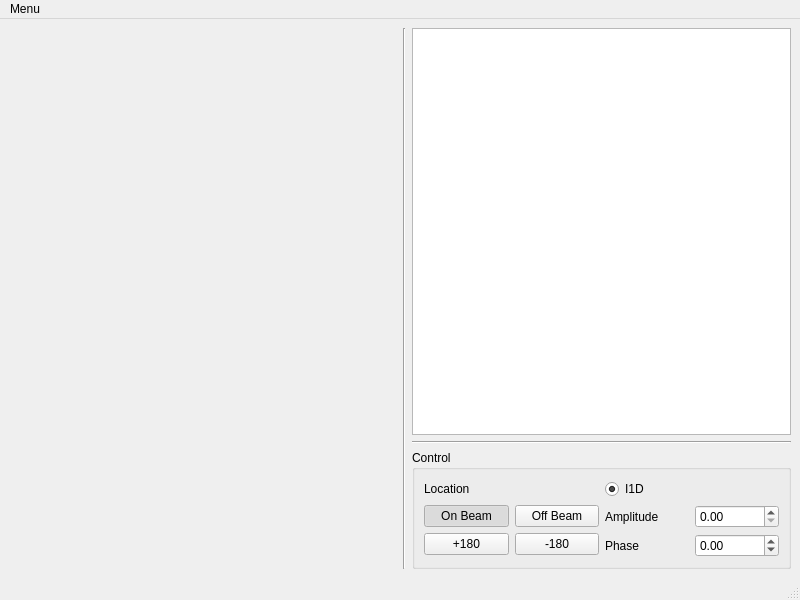
<?xml version="1.0" encoding="UTF-8"?>
<ui version="4.0">
 <class>MainWindow</class>
 <widget class="QMainWindow" name="MainWindow">
  <property name="geometry">
   <rect>
    <x>0</x>
    <y>0</y>
    <width>800</width>
    <height>600</height>
   </rect>
  </property>
  <property name="windowTitle">
   <string>MainWindow</string>
  </property>
  <widget class="QWidget" name="centralwidget">
   <layout class="QGridLayout" name="gridLayout_6">
    <item row="0" column="0">
     <widget class="GraphicsLayoutWidget" name="screen_display_widget" native="true">
      <property name="sizePolicy">
       <sizepolicy hsizetype="Expanding" vsizetype="Expanding">
        <horstretch>0</horstretch>
        <verstretch>0</verstretch>
       </sizepolicy>
      </property>
     </widget>
    </item>
    <item row="0" column="1" rowspan="2">
     <layout class="QHBoxLayout" name="horizontalLayout_5">
      <item>
       <widget class="Line" name="line">
        <property name="orientation">
         <enum>Qt::Vertical</enum>
        </property>
       </widget>
      </item>
      <item>
       <layout class="QVBoxLayout" name="verticalLayout_2">
        <item>
         <widget class="QTextBrowser" name="log_output_widget"/>
        </item>
        <item>
         <widget class="Line" name="line_2">
          <property name="orientation">
           <enum>Qt::Horizontal</enum>
          </property>
         </widget>
        </item>
        <item>
         <widget class="QGroupBox" name="groupBox">
          <property name="title">
           <string>Control</string>
          </property>
          <layout class="QGridLayout" name="gridLayout_3">
           <item row="0" column="0">
            <layout class="QHBoxLayout" name="location_layout">
             <item>
              <widget class="QLabel" name="location_label">
               <property name="text">
                <string>Location</string>
               </property>
              </widget>
             </item>
             <item>
              <layout class="QHBoxLayout" name="horizontalLayout_4">
               <item>
                <widget class="QRadioButton" name="i1d_radio_button">
                 <property name="text">
                  <string>I1D</string>
                 </property>
                 <property name="checked">
                  <bool>true</bool>
                 </property>
                </widget>
               </item>
              </layout>
             </item>
            </layout>
           </item>
           <item row="1" column="0">
            <layout class="QGridLayout" name="gridLayout_2">
             <item row="0" column="0">
              <layout class="QVBoxLayout" name="verticalLayout">
               <item>
                <layout class="QHBoxLayout" name="horizontalLayout">
                 <item>
                  <widget class="QPushButton" name="on_beam_push_button">
                   <property name="text">
                    <string>On Beam</string>
                   </property>
                   <property name="checkable">
                    <bool>true</bool>
                   </property>
                   <property name="checked">
                    <bool>true</bool>
                   </property>
                   <property name="autoExclusive">
                    <bool>true</bool>
                   </property>
                   <attribute name="buttonGroup">
                    <string notr="true">buttonGroup</string>
                   </attribute>
                  </widget>
                 </item>
                 <item>
                  <widget class="QPushButton" name="off_beam_push_button">
                   <property name="text">
                    <string>Off Beam</string>
                   </property>
                   <property name="checkable">
                    <bool>true</bool>
                   </property>
                   <property name="autoExclusive">
                    <bool>true</bool>
                   </property>
                   <attribute name="buttonGroup">
                    <string notr="true">buttonGroup</string>
                   </attribute>
                  </widget>
                 </item>
                </layout>
               </item>
               <item>
                <layout class="QHBoxLayout" name="horizontalLayout_2">
                 <item>
                  <widget class="QPushButton" name="plus_180_phase">
                   <property name="text">
                    <string>+180</string>
                   </property>
                  </widget>
                 </item>
                 <item>
                  <widget class="QPushButton" name="minus_180_phase">
                   <property name="text">
                    <string>-180</string>
                   </property>
                  </widget>
                 </item>
                </layout>
               </item>
              </layout>
             </item>
             <item row="0" column="1">
              <layout class="QVBoxLayout" name="phase_amp_layout">
               <item>
                <layout class="QHBoxLayout" name="amplitude_layout">
                 <item>
                  <widget class="QLabel" name="phase_spin_box">
                   <property name="text">
                    <string>Amplitude</string>
                   </property>
                  </widget>
                 </item>
                 <item>
                  <widget class="QDoubleSpinBox" name="amplitude_spin_box"/>
                 </item>
                </layout>
               </item>
               <item>
                <layout class="QHBoxLayout" name="phase_layout">
                 <item>
                  <widget class="QLabel" name="phase_label">
                   <property name="text">
                    <string>Phase</string>
                   </property>
                  </widget>
                 </item>
                 <item>
                  <widget class="QDoubleSpinBox" name="phase_spin_box_2">
                   <property name="minimum">
                    <double>-1000.000000000000000</double>
                   </property>
                   <property name="maximum">
                    <double>1000.000000000000000</double>
                   </property>
                   <property name="stepType">
                    <enum>QAbstractSpinBox::DefaultStepType</enum>
                   </property>
                  </widget>
                 </item>
                </layout>
               </item>
              </layout>
             </item>
            </layout>
           </item>
          </layout>
         </widget>
        </item>
       </layout>
      </item>
     </layout>
    </item>
    <item row="1" column="0">
     <widget class="MatplotlibCanvas" name="voltage_calibration_plot" native="true">
      <property name="sizePolicy">
       <sizepolicy hsizetype="Expanding" vsizetype="Expanding">
        <horstretch>0</horstretch>
        <verstretch>0</verstretch>
       </sizepolicy>
      </property>
     </widget>
    </item>
   </layout>
  </widget>
  <widget class="QMenuBar" name="menubar">
   <property name="geometry">
    <rect>
     <x>0</x>
     <y>0</y>
     <width>800</width>
     <height>22</height>
    </rect>
   </property>
   <widget class="QMenu" name="menuMenu">
    <property name="title">
     <string>Menu</string>
    </property>
    <addaction name="actionPrint_to_Logbook"/>
    <addaction name="actionQuit"/>
   </widget>
   <addaction name="menuMenu"/>
  </widget>
  <widget class="QStatusBar" name="statusbar"/>
  <action name="actionPrint_to_Logbook">
   <property name="text">
    <string>Print to Logbook</string>
   </property>
  </action>
  <action name="actionQuit">
   <property name="text">
    <string>Quit</string>
   </property>
  </action>
 </widget>
 <customwidgets>
  <customwidget>
   <class>GraphicsLayoutWidget</class>
   <extends>QWidget</extends>
   <header>pyqtgraph</header>
   <container>1</container>
  </customwidget>
  <customwidget>
   <class>MatplotlibCanvas</class>
   <extends>QWidget</extends>
   <header>esme.gui.mpl_widget</header>
   <container>1</container>
  </customwidget>
 </customwidgets>
 <resources/>
 <connections/>
 <buttongroups>
  <buttongroup name="buttonGroup"/>
 </buttongroups>
</ui>
